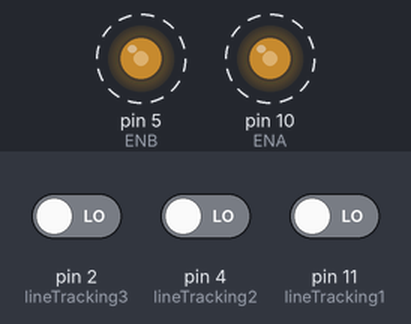
Simulated run of this sketch. Board: Arduino Uno, built with avr-gcc and run on an emulated ATmega328P. Parts: output pins drawn as LEDs (lit = HIGH). Dashed ring = blinking. The test bench sets the inputs (shaded band); at power-on: pin 2 (lineTracking3) LOW, pin 4 (lineTracking2) LOW, pin 11 (lineTracking1) LOW. What the sketch prints to the serial monitor is not drawn.

Above: at 0.05 s.
Timing chart, 0 to 3.8 s (numbered marks = the images above):
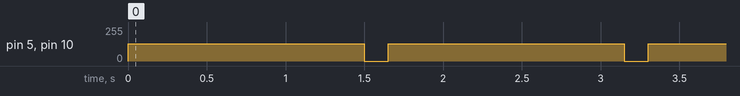

The sketch:

Line_tracking_car.ino
```cpp
#define lineTracking1 11
#define lineTracking2 4
#define lineTracking3 2

int in1=9;
int in2=8;
int in3=7;
int in4=6;
int ENA=10;
int ENB=5;
int ABS=130;

bool num1, num2, num3;
bool flag;

 void re(){
  analogWrite(ENA,ABS);
  analogWrite(ENB,ABS);
  digitalWrite(in1,HIGH);
  digitalWrite(in2,LOW);
  digitalWrite(in3,HIGH);
  digitalWrite(in4,LOW);
  Serial.println("go forward!");
}

void frente(){
  analogWrite(ENA,ABS);
  analogWrite(ENB,ABS);
  digitalWrite(in1,LOW);
  digitalWrite(in2,HIGH);
  digitalWrite(in3,LOW);
  digitalWrite(in4,HIGH);
  Serial.println("go back!");
}

void esquerda(){
  analogWrite(ENA,ABS);
  analogWrite(ENB,ABS);

  digitalWrite(in2,HIGH);

  Serial.println("go left!");
}

void direita(){
   analogWrite(ENA,ABS);
   analogWrite(ENB,ABS);

  digitalWrite(in4,HIGH);
   //Serial.println("go right!");
}

void para(){
   digitalWrite(ENA,LOW);
   digitalWrite(ENB,LOW);
     digitalWrite(in1,HIGH);
  digitalWrite(in2,HIGH);
  digitalWrite(in3,HIGH);
  digitalWrite(in4,HIGH);
   Serial.println("Stop!");
}

void segue(){
  frente();delay(500);para();delay(500);
  }

void leve(){
  direita();delay(200);para();delay(50);
  }

void setup(){
  Serial.begin(9600);
}

void loop() {
  num1 = digitalRead(lineTracking1);
  num2 = digitalRead(lineTracking2);
  num3 = digitalRead(lineTracking3);
  /*
   if(num1 == 0 && num2 == 0 && num3 == 0){
    frente();delay(200);
    para();delay(100);
    }else if(num1 == 0 && num2 == 0 && num3 == 1){
    direita(); delay(50);
    para();delay(100);
    }else if(num1 == 0 && num2 == 1 && num3 == 0){
      while(num2 == 1){
        segue();
    frente();delay(10);esquerda();delay(10);frente();delay(10);direita();delay(10);}
    }else if(num1 == 0 && num2 == 1 && num3 == 1){

    }else if(num1 == 1 && num2 == 0 && num3 == 0){

    }else if(num1 == 1 && num2 == 0 && num3 == 1){

    }else if(num1 == 1 && num2 == 1 && num3 == 0){

    }else if(num1 == 1 && num2 == 1 && num3 == 1){

    }*/
   frente();
   delay(1500);
   para();
   delay(150);

}
```

Measured:
- by itself, pin 5 (ENB), pin 10 (ENA): alternates 130/255 for 1.5 s and 0/255 for 0.15 s
